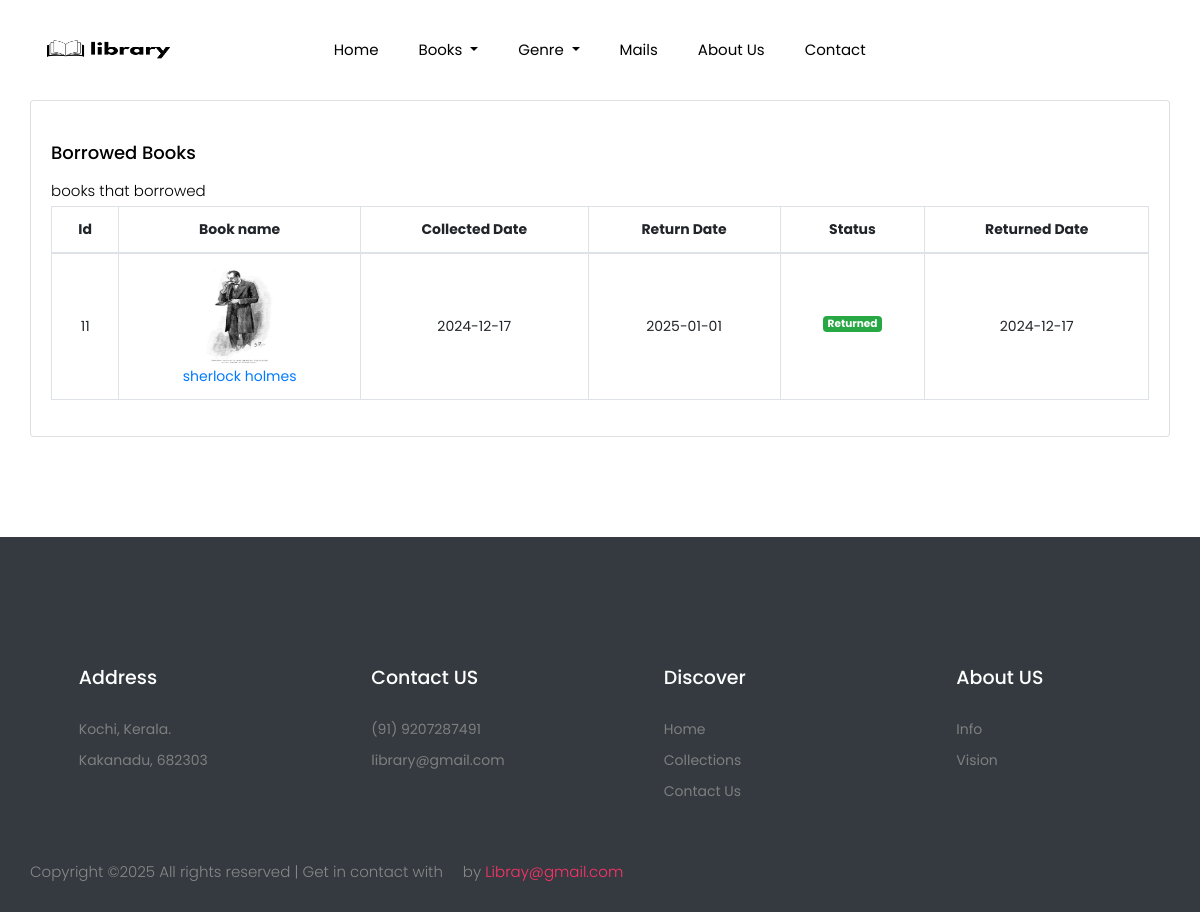
Page /BorrowRecords/ (signed in) on the committed database.
### LibraryAdmin/models.py (models this page shows)
class BookRecords(models.Model):
    user = models.ForeignKey(LibraryMembersDB, on_delete=models.CASCADE)
    book = models.ForeignKey(LibraryBooksDB, on_delete=models.CASCADE)
    orderid = models.AutoField(primary_key=True)
    return_date = models.DateTimeField(null=True, blank=True)
    returned_date = models.DateTimeField(null=True, blank=True)
    collected_time = models.DateTimeField(null=True, blank=True)
    status = models.CharField(max_length=100, null=True, blank=True)
    notification = models.BooleanField(default=False)

class LibraryBooksDB(models.Model):
    bname = models.CharField(max_length=100, null=True, blank=True)
    genre = models.CharField(max_length=100, null=True, blank=True)
    author = models.CharField(max_length=100, null=True, blank=True)
    price = models.IntegerField(null=True, blank=True)
    description = models.CharField(max_length=500, null=True, blank=True)
    b_img = models.ImageField(upload_to="BookImage", null=True, blank=True)

### Library/views.py (the view)
# urls.py: path('BorrowRecords/', views.BorrowRecords, name="BorrowRecords"),
def BorrowRecords(req):
    if 'username' in req.session:
        cat = BookCategoryDB.objects.all()
        username = req.session['username']
        user = LibraryMembersDB.objects.get(username=username)
        pending_books = BookRecords.objects.filter(user=user, status='pending')
        due_books = BookRecords.objects.filter(user=user, status='Due')
        returned_books = BookRecords.objects.filter(user=user, status='Returned')
        records = list(due_books) + list(pending_books) + list(returned_books)
        return render(req, "bookrecords.html", {'records': records, 'cat': cat})
    else:
        messages.error(req, "Login Required")
        return redirect(Home)

### Library/templates/bookrecords.html (shortened to what this page needs)
<!doctype html>
{% load static %}
<html lang="zxx">
<head>
    <link rel="stylesheet" href="{% static 'library/css/bootstrap.min.css' %}">
    <link rel="stylesheet" href="{% static 'library/css/animate.css' %}">
    <link rel="stylesheet" href="{% static 'library/css/owl.carousel.min.css' %}">
    <link rel="stylesheet" href="{% static 'library/css/nice-select.css' %}">
    <link rel="stylesheet" href="{% static 'library/css/all.css' %}">
    <link rel="stylesheet" href="{% static 'library/css/flaticon.css' %}">
    <link rel="stylesheet" href="{% static 'library/css/themify-icons.css' %}">
    <link rel="stylesheet" href="{% static 'library/css/magnific-popup.css' %}">
    <link rel="stylesheet" href="{% static 'library/css/slick.css' %}">
    <link rel="stylesheet" href="{% static 'library/css/price_rangs.css' %}">
    <link rel="stylesheet" href="{% static 'library/css/style.css' %}">
</head>
<body>
    <header class="main_menu home_menu">
            <div class="row align-items-center" style="padding:0 2rem;">
                <div class="col-lg-12">
                    <nav class="navbar navbar-expand-lg navbar-light">
                        <a class="navbar-brand" href="index.html"> <img src="{% static 'library/img/library.png' %}" width="150px" style="height:100px;" alt="logo"> </a>
                        <div class="collapse navbar-collapse main-menu-item" id="navbarSupportedContent">
                            <ul class="navbar-nav">
                                <li class="nav-item">
                                    <a class="nav-link" href="{% url 'Home' %}">Home</a>
                                </li>
                                <li class="nav-item dropdown">
                                    <a class="nav-link dropdown-toggle" href="#" id="navbarDropdown_1"
                                        role="button" data-toggle="dropdown" aria-haspopup="true" aria-expanded="false">
                                        Books
                                    </a>
                                </li>
                                <li class="nav-item dropdown">
                                    <a class="nav-link dropdown-toggle" href="blog.html" id="navbarDropdown_3"
                                        role="button" data-toggle="dropdown" aria-haspopup="true" aria-expanded="false">
                                        Genre
                                    </a>
                                </li>
                                {% if "username" in request.session %}
                                <li class="nav-item">
                                        <a class="nav-link" href="{% url 'Notification' uname=request.session.username %}">mails</a>
                                </li>
                                {% endif %}
                                <li class="nav-item">
                                    <a class="nav-link" href="{% url 'AboutPage' %}">About Us</a>
                                </li>
                                <li class="nav-item">
                                    <a class="nav-link" href="{% url 'ContactPage' %}">Contact</a>
                                </li>
                            </ul>
                        </div>
                        <div class="hearer_icon d-flex" >
                            <a id="search_1" href="javascript:void(0)"><i class="ti-search"></i></a>
                            <a href=""><i class="ti-heart"></i></a>
                            <div class="">
                                <a class="" href="{% url 'BorrowRecords' %}" id="navbarDropdown3" role="button" aria-haspopup="true" aria-expanded="false">
                                    <i class="fas fa-book"></i>
                                </a>
                            </div>
                            <ul>
                                <li class="dropdown">
                                    <a href="#"><i class="ti-user"></i></a>
                                </li>
                            </ul>
                        </div>
                    </nav>
                </div>
            </div>
    </header>
    <section class="cat_product_area section_padding">
        <div class="container">
            <div class="row">
                {% block contents %}
                    <div class="col-lg-12 grid-margin stretch-card">
                <div class="card">
                  <div class="card-body"><br>
                    <h4 class="card-title">Borrowed Books</h4>
                    <p class="card-description"> books that borrowed
                    </p>
                    <div class="table-responsive">
                      <table class="table table-bordered text-center">
                        <thead>
                          <tr>
                            <th> Id</th>
                            <th>Book name</th>
                            <th>Collected Date</th>
                            <th>Return Date</th>
                            <th>Status</th>
                            <th>Returned Date</th>
                          </tr>
                        </thead>
                        <tbody>
                        {% for i in records %}
                          <tr>
                            <td>{{i.orderid}}</td>
                              <td><a href="{% url 'SingleBook' Id=i.book.id %}"><img style="height:100px; width:75px; border-radius:5px;" src="{{i.book.b_img.url}}"><br>
                              {{i.book.bname}}</a>
                            </td>
                            <td>{{i.collected_time|date:"Y-m-d"}}</td>
                            <td>{{i.return_date|date:"Y-m-d" }}</td>
                              {% if i.status == "Returned"%}
                                <td><label class="badge badge-success">{{i.status}}</label></td>
                              {% else %}
                                <td><label class="badge badge-danger">{{i.status}}</label></td>
                              {% endif %}
                            <td>{{i.returned_date|date:"Y-m-d"}}</td>
                          </tr>
                        {% endfor %}
                        </tbody>
                      </table>
                    </div>
                  </div>
                </div>
              </div>
                {% endblock %}
            </div>
        </div>
    </section>
    <footer class="footer_part bg-dark ">
        <div class="container">
            <div class="row justify-content-around">
                <div class="col-sm-6 col-lg-2">
                    <div class="single_footer_part text-white" >
                        <h4 class="text-white">Address</h4>
                        <ul class="list-unstyled">
                            <li><a href="">Kochi, Kerala.</a></li>
                            <li><a href="">Kakanadu, 682303</a></li>
                        </ul>
                    </div>
                </div>
                <div class="col-sm-6 col-lg-2">
                    <div class="single_footer_part">
                        <h4 class="text-white">Contact US</h4>
                        <ul class="list-unstyled">
                            <li><a href="">(91) 9207287491</a></li>
                            <li><a href="">library@gmail.com</a></li>
                        </ul>
                    </div>
                </div>
                <div class="col-sm-6 col-lg-2">
                    <div class="single_footer_part">
                        <h4 class="text-white">Discover</h4>
                        <ul class="list-unstyled">
                            <li><a href="{% url 'Home' %}">Home</a></li>
                            <li><a href="{% url 'ShopPage' %}">Collections</a></li>
                            <li><a href="{% url 'ContactPage' %}">Contact Us</a></li>
                        </ul>
                    </div>
                </div>
                <div class="col-sm-6 col-lg-2">
                    <div class="single_footer_part">
                        <h4 class="text-white fw-bolder">About US</h4>
                        <ul class="list-unstyled">
                            <li><a href="{% url 'AboutPage' %}#target-About">Info</a></li>
                            <li><a href="{% url 'AboutPage' %}#targetDiv">Vision</a></li>
                        </ul>
                    </div>
                </div>
            </div>
        </div>
        <div class="copyright_part">
            <div class="container">
                <div class="row">
                    <div class="col-lg-8">
                        <div class="copyright_text">
                            <P>
                                Copyright &copy;<script>document.write(new Date().getFullYear());</script>
                                All rights reserved | Get in contact with <i class="ti-book" aria-hidden="true"></i> by <a href="#" target="_blank">Libray@gmail.com</a>
                            </P>
                        </div>
                    </div>
                </div>
            </div>
        </div>
    </footer>
</body>
</html>

### Library/static/library/css/all.css (style rules this page uses)
.fa, .fas, .far, .fal, .fab { -moz-osx-font-smoothing: grayscale; -webkit-font-smoothing: antialiased; display: inline-block; font-style: normal; font-variant: normal; text-rendering: auto; line-height: 1; }
.fa-book:before { content: "\f02d"; }
.fa, .fas { font-family: 'Font Awesome 5 Free'; font-weight: 900; }

### Library/templates/bookrecords.html (style rules this page uses)
.table tbody tr td { vertical-align: middle; }

### rows in the picture
BookRecords: orderid "11", book.b_img (picture), book.bname "sherlock holmes", collected_time "2024-12-17", return_date "2025-01-01", status "Returned", returned_date "2024-12-17"
